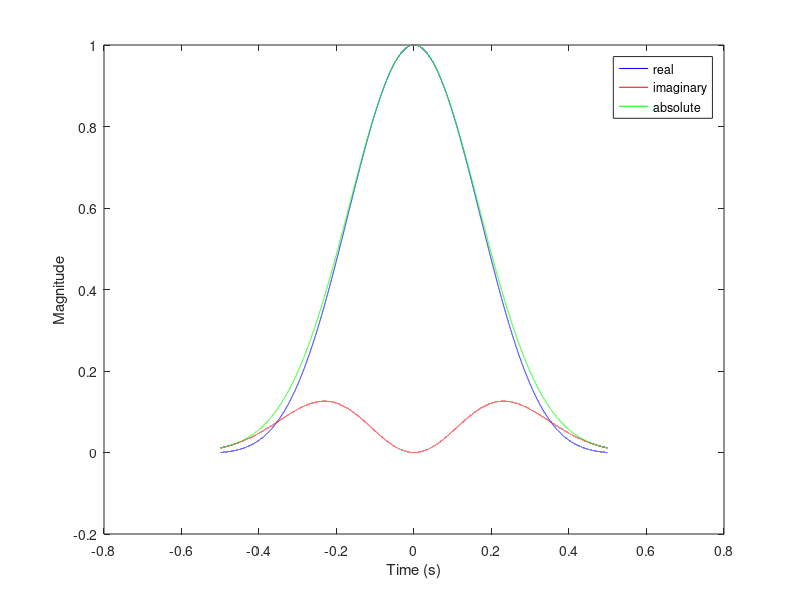

This figure's MATLAB source:


function [y,dt,fs] = GMSP(alpha,df,tm)
% df = frequency
%alpha = 
% Default values
if nargin <3
    alpha = 3;
    tm = 1;
    df = 100e3;
end

fs = 44100;
T = 1/fs;

dt = -500e-3-T:T:500e-3-T;
S0 = 2;
% S0 = df./tm;
a = 2*(alpha./tm).^2;
b = pi*S0;

y = exp(-(a-1i*b).*(dt.^2));

figure
plot(dt,real(y),'b',dt,imag(y),'r',dt,abs(y),'g')
ylabel('Magnitude')
xlabel('Time (s)')
legend('real','imaginary','absolute')
soundsc(real(y))
% figure(22);
% spectrogram(y);
end
% size(y)